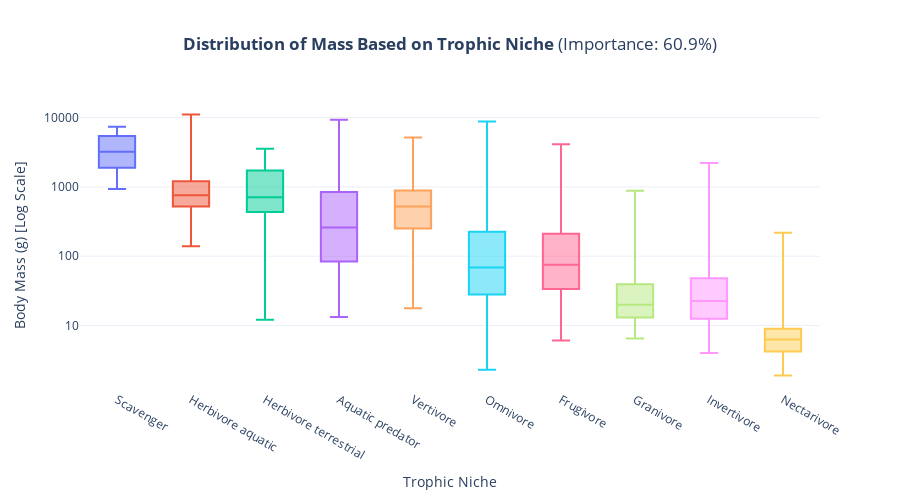
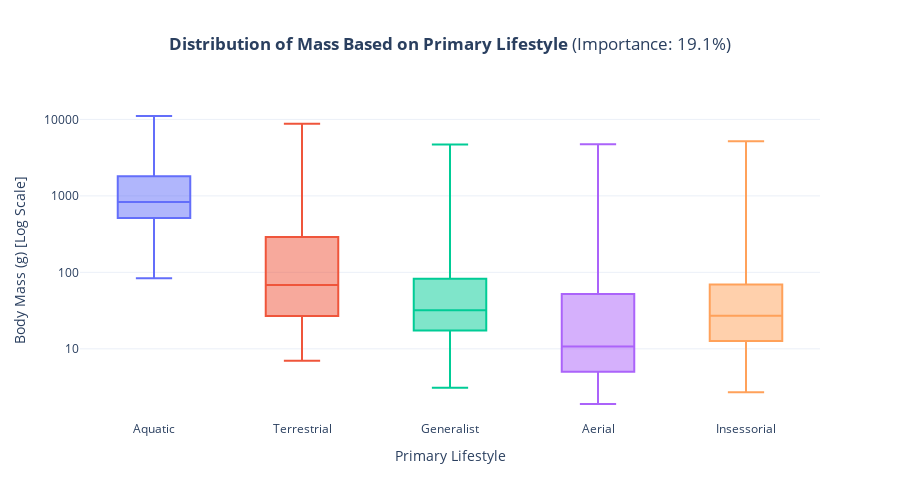
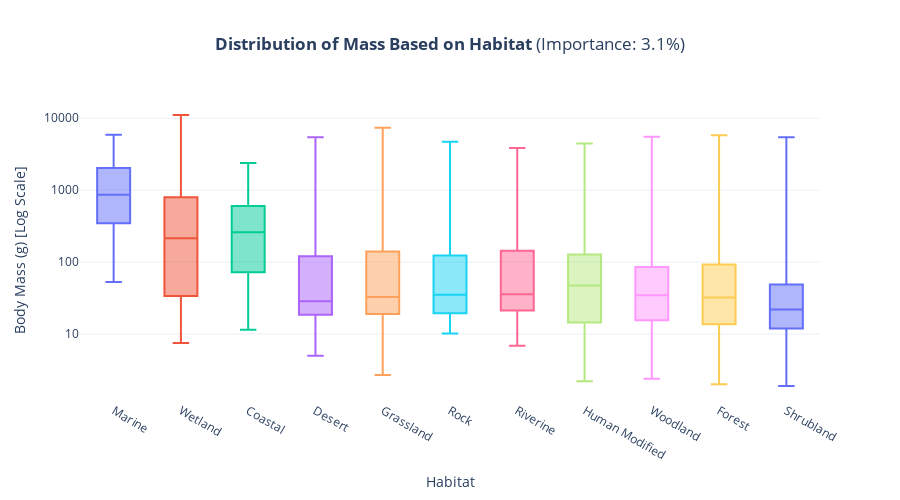
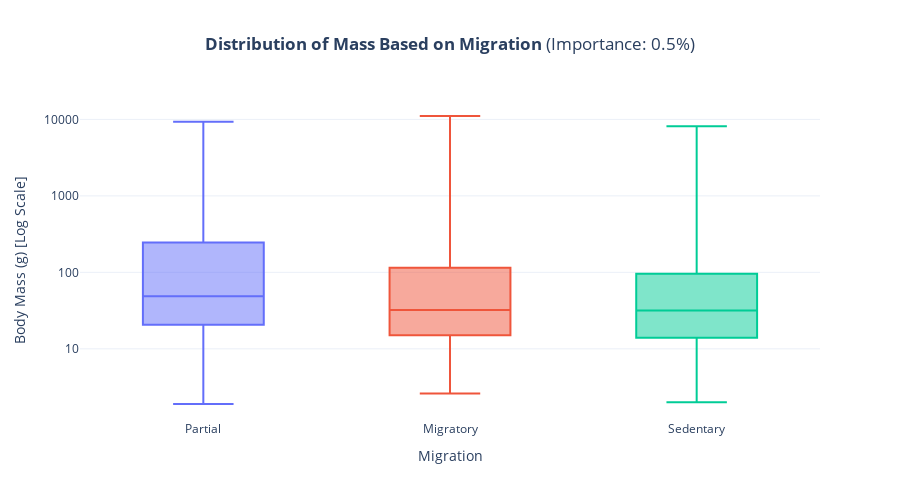

The notebook cell these images were saved under, in order:
### Code cell
for col in eco_predictors:

    if col in df_clean.columns:

        order = df_clean.groupby(col)['Mass'].mean().sort_values(ascending=False).index

        var_importance = df_grouped_imp.loc[df_grouped_imp['Feature'] == col, 'Importance']
        imp_text = f"(Importance: {var_importance.values[0]:.1%})" if not var_importance.empty else ""

        fig_eco = px.box(
            df_clean, 
            x=col, 
            y='Mass', 
            color=col,
            category_orders={col: order},
            log_y=True,
            title=f"<b>Distribution of Mass Based on {get_label(col)}</b> {imp_text}",
            labels={col: get_label(col), 'Mass': 'Body Mass (g) [Log Scale]'}, 
            points=False
        )
        
        fig_eco.update_layout(
            title_x=0.5,
            yaxis=dict(
                dtick=1, 
                tickformat=".0f"
            ),
            showlegend=False, 
            height=500,
            template="plotly_white"
        )
        fig_eco.show()

### Figure 1 — Plotly figure (JSON) as saved in the notebook; plotly's stock layout.template omitted (floating-point values rounded to 4 significant figures; data arrays with more than 128 entries replaced by an {"elided": "..."} marker saying what was removed)
{"data": [{"alignmentgroup": "True", "boxpoints": false, "hovertemplate": "Trophic Niche=%{x}<br>Body Mass (g) [Log Scale]=%{y}<extra></extra>", "legendgroup": "Scavenger", "marker": {"color": "#636efa"}, "name": "Scavenger", "notched": false, "offsetgroup": "Scavenger", "orientation": "v", "showlegend": true, "type": "box", "x": ["Scavenger", "Scavenger", "Scavenger", "Scavenger", "Scavenger", "Scavenger", "Scavenger", "Scavenger", "Scavenger", "Scavenger", "Scavenger", "Scavenger", "Scavenger", "Scavenger"], "x0": " ", "xaxis": "x", "y": [5433.0, 4385.0, 5515.0, 7400.0, 5515.0, 2043.0, 2082.0, 4470.0, 3016.0, 1518.0, 935.0, 1373.0, 1882.0, 3400.0], "y0": " ", "yaxis": "y"}, {"alignmentgroup": "True", "boxpoints": false, "hovertemplate": "Trophic Niche=%{x}<br>Body Mass (g) [Log Scale]=%{y}<extra></extra>", "legendgroup": "Herbivore aquatic", "marker": {"color": "#EF553B"}, "name": "Herbivore aquatic", "notched": false, "offsetgroup": "Herbivore aquatic", "orientation": "v", "showlegend": true, "type": "box", "x": ["Herbivore aquatic", "Herbivore aquatic", "Herbivore aquatic", "Herbivore aquatic", "Herbivore aquatic", "Herbivore aquatic", "Herbivore aquatic", "Herbivore aquatic", "Herbivore aquatic", "Herbivore aquatic", "Herbivore aquatic", "Herbivore aquatic", "Herbivore aquatic", "Herbivore aquatic", "Herbivore aquatic", "Herbivore aquatic", "Herbivore aquatic", "Herbivore aquatic", "Herbivore aquatic", "Herbivore aquatic", "Herbivore aquatic", "Herbivore aquatic", "Herbivore aquatic", "Herbivore aquatic", "Herbivore aquatic", "Herbivore aquatic", "Herbivore aquatic", "Herbivore aquatic", "Herbivore aquatic", "Herbivore aquatic", "Herbivore aquatic", "Herbivore aquatic", "Herbivore aquatic", "Herbivore aquatic", "Herbivore aquatic", "Herbivore aquatic", "Herbivore aquatic", "Herbivore aquatic", "Herbivore aquatic", "Herbivore aquatic", "Herbivore aquatic", "Herbivore aquatic", "Herbivore aquatic", "Herbivore aquatic", "Herbivore aquatic", "Herbivore aquatic", "Herbivore aquatic", "Herbivore aquatic", "Herbivore aquatic", "Herbivore aquatic", "Herbivore aquatic", "Herbivore aquatic", "Herbivore aquatic", "Herbivore aquatic", "Herbivore aquatic", "Herbivore aquatic", "Herbivore aquatic", "Herbivore aquatic", "Herbivore aquatic", "Herbivore aquatic", "Herbivore aquatic", "Herbivore aquatic", "Herbivore aquatic", "Herbivore aquatic", "Herbivore aquatic", "Herbivore aquatic", "Herbivore aquatic", "Herbivore aquatic", "Herbivore aquatic", "Herbivore aquatic", "Herbivore aquatic", "Herbivore aquatic", "Herbivore aquatic", "Herbivore aquatic"], "x0": " ", "xaxis": "x", "y": [567.0, 500.0, 434.0, 490.0, 378.5, 341.9, 558.8, 434.0, 843.4, 623.8, 959.2, 843.4, 1000.0, 1241.0, 882.8, 1008.0, 1156.0, 1076.0, 681.2, 704.6, 823.0, 701.2, 682.0, 574.0, 1202.0, 362.8, 5623.0, 11070.0, 6378.0, 9350.0, 4712.0, 10680.0, 796.2, 519.6, 538.4, 645.8, 915.6, 477.0, 1000.0, 1118.0, 266.0, 391.3, 365.0, 798.0, 642.7, 2610.0, 2610.0, 434.0, 359.4, 465.4, 595.2, 325.6, 595.2, 1496.0, 903.3, 707.5, 3150.0, 2558.0, 4400.0, 636.7, 988.0, 1040.0, 717.1, 2110.0, 826.0, 2443.0, 656.0, 644.0, 138.7, 235.1, 191.0, 1500.0, 4900.0, 2000.0], "y0": " ", "yaxis": "y"}, {"alignmentgroup": "True", "boxpoints": false, "hovertemplate": "Trophic Niche=%{x}<br>Body Mass (g) [Log Scale]=%{y}<extra></extra>", "legendgroup": "Herbivore terrestrial", "marker": {"color": "#00cc96"}, "name": "Herbivore terrestrial", "notched": false, "offsetgroup": "Herbivore terrestrial", "orientation": "v", "showlegend": true, "type": "box", "x": ["Herbivore terrestrial", "Herbivore terrestrial", "Herbivore terrestrial", "Herbivore terrestrial", "Herbivore terrestrial", "Herbivore terrestrial", "Herbivore terrestrial", "Herbivore terrestrial", "Herbivore terrestrial", "Herbivore terrestrial", "Herbivore terrestrial", "Herbivore terrestrial", "Herbivore terrestrial", "Herbivore terrestrial", "Herbivore terrestrial", "Herbivore terrestrial", "Herbivore terrestrial", "Herbivore terrestrial", "Herbivore terrestrial", "Herbivore terrestrial", "Herbivore terrestrial", "Herbivore terrestrial", "Herbivore terrestrial", "Herbivore terrestrial", "Herbivore terrestrial", "Herbivore terrestrial", "Herbivore terrestrial", "Herbivore terrestrial", "Herbivore terrestrial", "Herbivore terrestrial", "Herbivore terrestrial", "Herbivore terrestrial", "Herbivore terrestrial", "Herbivore terrestrial", "Herbivore terrestrial", "Herbivore terrestrial", "Herbivore terrestrial", "Herbivore terrestrial", "Herbivore terrestrial", "Herbivore terrestrial", "Herbivore terrestrial", "Herbivore terrestrial", "Herbivore terrestrial", "Herbivore terrestrial", "Herbivore terrestrial", "Herbivore terrestrial", "Herbivore terrestrial", "Herbivore terrestrial", "Herbivore terrestrial", "Herbivore terrestrial", "Herbivore terrestrial", "Herbivore terrestrial", "Herbivore terrestrial", "Herbivore terrestrial", "Herbivore terrestrial", "Herbivore terrestrial", "Herbivore terrestrial", "Herbivore terrestrial", "Herbivore terrestrial", "Herbivore terrestrial", "Herbivore terrestrial", "Herbivore terrestrial", "Herbivore terrestrial", "Herbivore terrestrial", "Herbivore terrestrial", "Herbivore terrestrial", "Herbivore terrestrial", "Herbivore terrestrial", "Herbivore terrestrial", "Herbivore terrestrial", "Herbivore terrestrial", "Herbivore terrestrial", "Herbivore terrestrial", "Herbivore terrestrial", "Herbivore terrestrial", "Herbivore terrestrial", "Herbivore terrestrial", "Herbivore terrestrial", "Herbivore terrestrial", "Herbivore terrestrial", "Herbivore terrestrial", "Herbivore terrestrial", "Herbivore terrestrial", "Herbivore terrestrial", "Herbivore terrestrial", "Herbivore terrestrial", "Herbivore terrestrial"], "x0": " ", "xaxis": "x", "y": [3302.0, 3512.0, 1756.0, 2755.0, 2213.0, 1636.0, 1278.0, 2812.0, 2812.0, 1226.0, 3560.0, 807.5, 2282.0, 2037.0, 2880.0, 2007.0, 1520.0, 755.3, 790.0, 1250.0, 311.0, 340.0, 115.0, 53.1, 594.1, 541.4, 614.8, 441.0, 527.9, 429.0, 267.3, 530.9, 1437.0, 1902.0, 1902.0, 555.2, 2075.0, 2075.0, 1047.0, 1047.0, 473.7, 685.6, 473.7, 566.9, 355.0, 535.3, 567.3, 3008.0, 814.0, 1069.0, 454.8, 544.1, 1198.0, 532.0, 508.1, 706.1, 449.5, 389.7, 478.3, 430.9, 478.3, 2752.0, 2717.0, 2508.0, 1831.0, 2428.0, 1489.0, 855.4, 1053.0, 1613.0, 1417.0, 1163.0, 882.4, 696.0, 39.8, 47.0, 40.5, 35.5, 50.8, 149.0, 13.4, 15.0, 12.2, 12.1, 13.8, 14.0, 343.7], "y0": " ", "yaxis": "y"}, {"alignmentgroup": "True", "boxpoints": false, "hovertemplate": "Trophic Niche=%{x}<br>Body Mass (g) [Log Scale]=%{y}<extra></extra>", "legendgroup": "Aquatic predator", "marker": {"color": "#ab63fa"}, "name": "Aquatic predator", "notched": false, "offsetgroup": "Aquatic predator", "orientation": "v", "showlegend": true, "type": "box", "x": {"elided": "523 str values"}, "x0": " ", "xaxis": "x", "y": {"elided": "523 float values"}, "y0": " ", "yaxis": "y"}, {"alignmentgroup": "True", "boxpoints": false, "hovertemplate": "Trophic Niche=%{x}<br>Body Mass (g) [Log Scale]=%{y}<extra></extra>", "legendgroup": "Vertivore", "marker": {"color": "#FFA15A"}, "name": "Vertivore", "notched": false, "offsetgroup": "Vertivore", "orientation": "v", "showlegend": true, "type": "box", "x": {"elided": "289 str values"}, "x0": " ", "xaxis": "x", "y": {"elided": "289 float values"}, "y0": " ", "yaxis": "y"}, {"alignmentgroup": "True", "boxpoints": false, "hovertemplate": "Trophic Niche=%{x}<br>Body Mass (g) [Log Scale]=%{y}<extra></extra>", "legendgroup": "Omnivore", "marker": {"color": "#19d3f3"}, "name": "Omnivore", "notched": false, "offsetgroup": "Omnivore", "orientation": "v", "showlegend": true, "type": "box", "x": {"elided": "1741 str values"}, "x0": " ", "xaxis": "x", "y": {"elided": "1741 float values"}, "y0": " ", "yaxis": "y"}, {"alignmentgroup": "True", "boxpoints": false, "hovertemplate": "Trophic Niche=%{x}<br>Body Mass (g) [Log Scale]=%{y}<extra></extra>", "legendgroup": "Frugivore", "marker": {"color": "#FF6692"}, "name": "Frugivore", "notched": false, "offsetgroup": "Frugivore", "orientation": "v", "showlegend": true, "type": "box", "x": {"elided": "1054 str values"}, "x0": " ", "xaxis": "x", "y": {"elided": "1054 float values"}, "y0": " ", "yaxis": "y"}, {"alignmentgroup": "True", "boxpoints": false, "hovertemplate": "Trophic Niche=%{x}<br>Body Mass (g) [Log Scale]=%{y}<extra></extra>", "legendgroup": "Granivore", "marker": {"color": "#B6E880"}, "name": "Granivore", "notched": false, "offsetgroup": "Granivore", "orientation": "v", "showlegend": true, "type": "box", "x": {"elided": "650 str values"}, "x0": " ", "xaxis": "x", "y": {"elided": "650 float values"}, "y0": " ", "yaxis": "y"}, {"alignmentgroup": "True", "boxpoints": false, "hovertemplate": "Trophic Niche=%{x}<br>Body Mass (g) [Log Scale]=%{y}<extra></extra>", "legendgroup": "Invertivore", "marker": {"color": "#FF97FF"}, "name": "Invertivore", "notched": false, "offsetgroup": "Invertivore", "orientation": "v", "showlegend": true, "type": "box", "x": {"elided": "4895 str values"}, "x0": " ", "xaxis": "x", "y": {"elided": "4895 float values"}, "y0": " ", "yaxis": "y"}, {"alignmentgroup": "True", "boxpoints": false, "hovertemplate": "Trophic Niche=%{x}<br>Body Mass (g) [Log Scale]=%{y}<extra></extra>", "legendgroup": "Nectarivore", "marker": {"color": "#FECB52"}, "name": "Nectarivore", "notched": false, "offsetgroup": "Nectarivore", "orientation": "v", "showlegend": true, "type": "box", "x": {"elided": "504 str values"}, "x0": " ", "xaxis": "x", "y": {"elided": "504 float values"}, "y0": " ", "yaxis": "y"}], "layout": {"boxmode": "overlay", "height": 500, "legend": {"title": {"text": "Trophic Niche"}, "tracegroupgap": 0}, "showlegend": false, "title": {"text": "<b>Distribution of Mass Based on Trophic Niche</b> (Importance: 60.9%)", "x": 0.5}, "xaxis": {"anchor": "y", "categoryarray": ["Scavenger", "Herbivore aquatic", "Herbivore terrestrial", "Aquatic predator", "Vertivore", "Omnivore", "Frugivore", "Granivore", "Invertivore", "Nectarivore"], "categoryorder": "array", "domain": [0, 1], "title": {"text": "Trophic Niche"}}, "yaxis": {"anchor": "x", "domain": [0, 1], "dtick": 1, "tickformat": ".0f", "title": {"text": "Body Mass (g) [Log Scale]"}, "type": "log"}}}

### Figure 2 — Plotly figure (JSON) as saved in the notebook; plotly's stock layout.template omitted (floating-point values rounded to 4 significant figures; data arrays with more than 128 entries replaced by an {"elided": "..."} marker saying what was removed)
{"data": [{"alignmentgroup": "True", "boxpoints": false, "hovertemplate": "Primary Lifestyle=%{x}<br>Body Mass (g) [Log Scale]=%{y}<extra></extra>", "legendgroup": "Aquatic", "marker": {"color": "#636efa"}, "name": "Aquatic", "notched": false, "offsetgroup": "Aquatic", "orientation": "v", "showlegend": true, "type": "box", "x": {"elided": "187 str values"}, "x0": " ", "xaxis": "x", "y": {"elided": "187 float values"}, "y0": " ", "yaxis": "y"}, {"alignmentgroup": "True", "boxpoints": false, "hovertemplate": "Primary Lifestyle=%{x}<br>Body Mass (g) [Log Scale]=%{y}<extra></extra>", "legendgroup": "Terrestrial", "marker": {"color": "#EF553B"}, "name": "Terrestrial", "notched": false, "offsetgroup": "Terrestrial", "orientation": "v", "showlegend": true, "type": "box", "x": {"elided": "2146 str values"}, "x0": " ", "xaxis": "x", "y": {"elided": "2146 float values"}, "y0": " ", "yaxis": "y"}, {"alignmentgroup": "True", "boxpoints": false, "hovertemplate": "Primary Lifestyle=%{x}<br>Body Mass (g) [Log Scale]=%{y}<extra></extra>", "legendgroup": "Generalist", "marker": {"color": "#00cc96"}, "name": "Generalist", "notched": false, "offsetgroup": "Generalist", "orientation": "v", "showlegend": true, "type": "box", "x": {"elided": "847 str values"}, "x0": " ", "xaxis": "x", "y": {"elided": "847 float values"}, "y0": " ", "yaxis": "y"}, {"alignmentgroup": "True", "boxpoints": false, "hovertemplate": "Primary Lifestyle=%{x}<br>Body Mass (g) [Log Scale]=%{y}<extra></extra>", "legendgroup": "Aerial", "marker": {"color": "#ab63fa"}, "name": "Aerial", "notched": false, "offsetgroup": "Aerial", "orientation": "v", "showlegend": true, "type": "box", "x": {"elided": "671 str values"}, "x0": " ", "xaxis": "x", "y": {"elided": "671 float values"}, "y0": " ", "yaxis": "y"}, {"alignmentgroup": "True", "boxpoints": false, "hovertemplate": "Primary Lifestyle=%{x}<br>Body Mass (g) [Log Scale]=%{y}<extra></extra>", "legendgroup": "Insessorial", "marker": {"color": "#FFA15A"}, "name": "Insessorial", "notched": false, "offsetgroup": "Insessorial", "orientation": "v", "showlegend": true, "type": "box", "x": {"elided": "5980 str values"}, "x0": " ", "xaxis": "x", "y": {"elided": "5980 float values"}, "y0": " ", "yaxis": "y"}], "layout": {"boxmode": "overlay", "height": 500, "legend": {"title": {"text": "Primary Lifestyle"}, "tracegroupgap": 0}, "showlegend": false, "title": {"text": "<b>Distribution of Mass Based on Primary Lifestyle</b> (Importance: 19.1%)", "x": 0.5}, "xaxis": {"anchor": "y", "categoryarray": ["Aquatic", "Terrestrial", "Generalist", "Aerial", "Insessorial"], "categoryorder": "array", "domain": [0, 1], "title": {"text": "Primary Lifestyle"}}, "yaxis": {"anchor": "x", "domain": [0, 1], "dtick": 1, "tickformat": ".0f", "title": {"text": "Body Mass (g) [Log Scale]"}, "type": "log"}}}

### Figure 3 — Plotly figure (JSON) as saved in the notebook; plotly's stock layout.template omitted (floating-point values rounded to 4 significant figures; data arrays with more than 128 entries replaced by an {"elided": "..."} marker saying what was removed)
{"data": [{"alignmentgroup": "True", "boxpoints": false, "hovertemplate": "Habitat=%{x}<br>Body Mass (g) [Log Scale]=%{y}<extra></extra>", "legendgroup": "Marine", "marker": {"color": "#636efa"}, "name": "Marine", "notched": false, "offsetgroup": "Marine", "orientation": "v", "showlegend": true, "type": "box", "x": ["Marine", "Marine", "Marine", "Marine", "Marine", "Marine", "Marine", "Marine", "Marine", "Marine", "Marine", "Marine", "Marine", "Marine", "Marine", "Marine", "Marine", "Marine", "Marine", "Marine", "Marine", "Marine", "Marine", "Marine", "Marine", "Marine", "Marine", "Marine", "Marine", "Marine", "Marine", "Marine", "Marine", "Marine", "Marine", "Marine", "Marine", "Marine", "Marine", "Marine", "Marine", "Marine", "Marine", "Marine", "Marine", "Marine", "Marine", "Marine", "Marine", "Marine", "Marine", "Marine", "Marine", "Marine", "Marine", "Marine", "Marine", "Marine", "Marine", "Marine", "Marine", "Marine", "Marine", "Marine", "Marine", "Marine", "Marine", "Marine", "Marine", "Marine", "Marine", "Marine", "Marine", "Marine", "Marine", "Marine", "Marine", "Marine", "Marine", "Marine", "Marine", "Marine", "Marine", "Marine"], "x0": " ", "xaxis": "x", "y": [1483.0, 2282.0, 2061.0, 1617.0, 3450.0, 2822.0, 4738.0, 259.4, 84.0, 112.0, 220.0, 530.0, 593.0, 774.4, 536.1, 184.0, 151.0, 72.2, 53.0, 177.8, 687.0, 307.4, 451.7, 344.0, 922.8, 523.5, 550.0, 129.2, 1368.0, 1347.0, 287.9, 750.0, 3188.0, 61.5, 89.1, 407.0, 609.0, 388.0, 99.0, 409.0, 394.0, 147.1, 394.0, 176.0, 501.0, 173.7, 214.0, 192.8, 364.0, 497.0, 350.8, 3905.0, 3038.0, 4243.0, 5889.0, 5326.0, 4848.0, 3130.0, 4105.0, 1922.0, 1473.0, 804.3, 1490.0, 1764.0, 1897.0, 2220.0, 2000.0, 1483.0, 2073.0, 2000.0, 762.2, 1806.0, 3017.0, 1212.0, 2802.0, 1042.0, 1515.0, 1944.0, 1560.0, 1185.0, 1844.0, 2224.0, 2118.0, 2643.0], "y0": " ", "yaxis": "y"}, {"alignmentgroup": "True", "boxpoints": false, "hovertemplate": "Habitat=%{x}<br>Body Mass (g) [Log Scale]=%{y}<extra></extra>", "legendgroup": "Wetland", "marker": {"color": "#EF553B"}, "name": "Wetland", "notched": false, "offsetgroup": "Wetland", "orientation": "v", "showlegend": true, "type": "box", "x": {"elided": "592 str values"}, "x0": " ", "xaxis": "x", "y": {"elided": "592 float values"}, "y0": " ", "yaxis": "y"}, {"alignmentgroup": "True", "boxpoints": false, "hovertemplate": "Habitat=%{x}<br>Body Mass (g) [Log Scale]=%{y}<extra></extra>", "legendgroup": "Coastal", "marker": {"color": "#00cc96"}, "name": "Coastal", "notched": false, "offsetgroup": "Coastal", "orientation": "v", "showlegend": true, "type": "box", "x": ["Coastal", "Coastal", "Coastal", "Coastal", "Coastal", "Coastal", "Coastal", "Coastal", "Coastal", "Coastal", "Coastal", "Coastal", "Coastal", "Coastal", "Coastal", "Coastal", "Coastal", "Coastal", "Coastal", "Coastal", "Coastal", "Coastal", "Coastal", "Coastal", "Coastal", "Coastal", "Coastal", "Coastal", "Coastal", "Coastal", "Coastal", "Coastal", "Coastal", "Coastal", "Coastal", "Coastal", "Coastal", "Coastal", "Coastal", "Coastal", "Coastal", "Coastal", "Coastal", "Coastal", "Coastal", "Coastal", "Coastal", "Coastal", "Coastal", "Coastal", "Coastal", "Coastal", "Coastal", "Coastal", "Coastal", "Coastal", "Coastal", "Coastal", "Coastal", "Coastal", "Coastal", "Coastal", "Coastal", "Coastal", "Coastal", "Coastal", "Coastal", "Coastal", "Coastal", "Coastal", "Coastal", "Coastal", "Coastal", "Coastal"], "x0": " ", "xaxis": "x", "y": [1147.0, 42.3, 146.0, 42.3, 42.3, 48.3, 54.4, 42.3, 146.0, 42.0, 37.4, 11.5, 61.0, 325.0, 91.9, 598.7, 526.0, 819.0, 618.0, 613.9, 692.0, 526.0, 601.5, 94.7, 218.3, 218.3, 118.0, 1091.0, 1112.0, 683.4, 412.5, 516.3, 380.0, 762.4, 281.0, 1056.0, 693.3, 292.0, 500.0, 1529.0, 1379.0, 256.0, 269.0, 280.0, 110.0, 90.0, 57.0, 60.0, 72.3, 260.0, 84.1, 136.0, 126.2, 51.7, 141.9, 58.1, 31.7, 201.0, 158.0, 245.7, 2393.0, 259.4, 342.0, 284.6, 63.2, 63.2, 17.8, 1060.0, 2024.0, 312.0, 259.0, 502.0, 1228.0, 1941.0], "y0": " ", "yaxis": "y"}, {"alignmentgroup": "True", "boxpoints": false, "hovertemplate": "Habitat=%{x}<br>Body Mass (g) [Log Scale]=%{y}<extra></extra>", "legendgroup": "Desert", "marker": {"color": "#ab63fa"}, "name": "Desert", "notched": false, "offsetgroup": "Desert", "orientation": "v", "showlegend": true, "type": "box", "x": ["Desert", "Desert", "Desert", "Desert", "Desert", "Desert", "Desert", "Desert", "Desert", "Desert", "Desert", "Desert", "Desert", "Desert", "Desert", "Desert", "Desert", "Desert", "Desert", "Desert", "Desert", "Desert", "Desert", "Desert", "Desert", "Desert", "Desert", "Desert", "Desert", "Desert", "Desert", "Desert", "Desert", "Desert", "Desert", "Desert", "Desert", "Desert", "Desert", "Desert", "Desert", "Desert", "Desert", "Desert", "Desert", "Desert", "Desert", "Desert", "Desert", "Desert", "Desert", "Desert", "Desert", "Desert", "Desert", "Desert", "Desert", "Desert", "Desert", "Desert", "Desert", "Desert", "Desert", "Desert", "Desert", "Desert", "Desert", "Desert", "Desert", "Desert"], "x0": " ", "xaxis": "x", "y": [42.4, 77.3, 66.3, 77.1, 138.0, 138.0, 87.5, 202.0, 49.3, 189.7, 1501.0, 1501.0, 1107.0, 4099.0, 5440.0, 43.7, 18.5, 24.1, 18.1, 23.8, 21.4, 30.4, 28.1, 20.5, 20.5, 29.2, 49.1, 13.5, 19.0, 18.5, 17.0, 524.0, 573.5, 130.5, 120.5, 91.1, 87.5, 15.1, 10.4, 9.8, 19.6, 21.5, 20.8, 20.8, 15.4, 15.4, 25.5, 45.3, 5.0, 17.5, 27.9, 30.2, 21.6, 19.6, 21.6, 7.8, 18.4, 31.3, 28.9, 18.0, 27.4, 7.0, 8.7, 8.7, 103.7, 300.0, 177.0, 263.4, 343.7, 2100.0], "y0": " ", "yaxis": "y"}, {"alignmentgroup": "True", "boxpoints": false, "hovertemplate": "Habitat=%{x}<br>Body Mass (g) [Log Scale]=%{y}<extra></extra>", "legendgroup": "Grassland", "marker": {"color": "#FFA15A"}, "name": "Grassland", "notched": false, "offsetgroup": "Grassland", "orientation": "v", "showlegend": true, "type": "box", "x": {"elided": "754 str values"}, "x0": " ", "xaxis": "x", "y": {"elided": "754 float values"}, "y0": " ", "yaxis": "y"}, {"alignmentgroup": "True", "boxpoints": false, "hovertemplate": "Habitat=%{x}<br>Body Mass (g) [Log Scale]=%{y}<extra></extra>", "legendgroup": "Rock", "marker": {"color": "#19d3f3"}, "name": "Rock", "notched": false, "offsetgroup": "Rock", "orientation": "v", "showlegend": true, "type": "box", "x": ["Rock", "Rock", "Rock", "Rock", "Rock", "Rock", "Rock", "Rock", "Rock", "Rock", "Rock", "Rock", "Rock", "Rock", "Rock", "Rock", "Rock", "Rock", "Rock", "Rock", "Rock", "Rock", "Rock", "Rock", "Rock", "Rock", "Rock", "Rock", "Rock", "Rock", "Rock", "Rock", "Rock", "Rock", "Rock", "Rock", "Rock", "Rock", "Rock", "Rock", "Rock", "Rock", "Rock", "Rock", "Rock", "Rock", "Rock", "Rock", "Rock", "Rock", "Rock", "Rock", "Rock", "Rock", "Rock", "Rock", "Rock", "Rock", "Rock", "Rock", "Rock", "Rock", "Rock", "Rock", "Rock", "Rock", "Rock", "Rock", "Rock", "Rock", "Rock", "Rock", "Rock", "Rock", "Rock", "Rock", "Rock", "Rock", "Rock", "Rock", "Rock", "Rock", "Rock", "Rock", "Rock", "Rock", "Rock", "Rock", "Rock", "Rock", "Rock", "Rock", "Rock", "Rock", "Rock", "Rock", "Rock", "Rock", "Rock", "Rock", "Rock", "Rock", "Rock", "Rock", "Rock", "Rock", "Rock", "Rock", "Rock", "Rock", "Rock", "Rock", "Rock", "Rock", "Rock", "Rock", "Rock", "Rock", "Rock"], "x0": " ", "xaxis": "x", "y": [1936.0, 4195.0, 4729.0, 13.4, 19.9, 11.3, 11.0, 13.4, 32.1, 42.8, 42.8, 32.5, 41.9, 100.4, 48.0, 79.0, 35.7, 62.7, 284.0, 245.4, 124.3, 159.0, 273.9, 250.0, 254.7, 193.0, 416.3, 594.1, 541.4, 60.5, 2508.0, 1831.0, 14.3, 55.0, 14.2, 14.2, 894.0, 1135.0, 211.0, 276.7, 21.2, 23.4, 13.0, 14.8, 14.8, 13.0, 11.4, 10.6, 43.2, 28.9, 30.4, 11.5, 65.0, 64.5, 18.0, 15.0, 13.0, 21.1, 10.2, 21.1, 20.4, 28.3, 23.2, 28.9, 35.1, 25.3, 22.4, 35.0, 24.0, 50.3, 53.7, 33.1, 25.2, 22.7, 27.4, 12.7, 41.0, 15.2, 19.4, 16.0, 22.7, 16.5, 39.8, 35.1, 54.5, 45.4, 22.3, 40.0, 36.9, 30.2, 24.3, 22.5, 15.9, 26.5, 35.2, 17.6, 137.3, 100.0, 132.9, 102.4, 39.8, 160.0, 122.7, 15.8, 12.0, 16.4, 45.6, 30.6, 30.6, 18.6, 12.8, 1202.0, 120.0, 645.0, 1100.0, 2668.0, 500.0, 219.0, 219.0], "y0": " ", "yaxis": "y"}, {"alignmentgroup": "True", "boxpoints": false, "hovertemplate": "Habitat=%{x}<br>Body Mass (g) [Log Scale]=%{y}<extra></extra>", "legendgroup": "Riverine", "marker": {"color": "#FF6692"}, "name": "Riverine", "notched": false, "offsetgroup": "Riverine", "orientation": "v", "showlegend": true, "type": "box", "x": ["Riverine", "Riverine", "Riverine", "Riverine", "Riverine", "Riverine", "Riverine", "Riverine", "Riverine", "Riverine", "Riverine", "Riverine", "Riverine", "Riverine", "Riverine", "Riverine", "Riverine", "Riverine", "Riverine", "Riverine", "Riverine", "Riverine", "Riverine", "Riverine", "Riverine", "Riverine", "Riverine", "Riverine", "Riverine", "Riverine", "Riverine", "Riverine", "Riverine", "Riverine", "Riverine", "Riverine", "Riverine", "Riverine", "Riverine", "Riverine", "Riverine", "Riverine", "Riverine", "Riverine", "Riverine", "Riverine", "Riverine", "Riverine", "Riverine", "Riverine", "Riverine", "Riverine", "Riverine", "Riverine", "Riverine", "Riverine", "Riverine", "Riverine", "Riverine", "Riverine", "Riverine", "Riverine", "Riverine", "Riverine", "Riverine", "Riverine", "Riverine", "Riverine", "Riverine", "Riverine", "Riverine", "Riverine", "Riverine", "Riverine", "Riverine", "Riverine", "Riverine", "Riverine", "Riverine", "Riverine", "Riverine", "Riverine", "Riverine", "Riverine", "Riverine", "Riverine", "Riverine", "Riverine", "Riverine", "Riverine", "Riverine", "Riverine", "Riverine"], "x0": " ", "xaxis": "x", "y": [830.0, 1451.0, 983.0, 1250.0, 324.0, 1496.0, 35.8, 52.3, 790.0, 57.6, 59.4, 28.3, 62.7, 75.8, 143.0, 37.4, 39.8, 294.0, 230.2, 235.0, 164.0, 297.7, 153.0, 209.0, 46.4, 31.1, 43.1, 62.5, 43.1, 17.8, 34.9, 21.5, 17.8, 21.5, 13.8, 126.4, 33.7, 52.1, 17.9, 84.0, 148.0, 271.0, 317.0, 66.1, 37.3, 696.0, 61.5, 44.0, 56.7, 76.0, 37.6, 30.7, 22.0, 11.2, 13.0, 14.1, 13.3, 26.0, 10.8, 15.2, 12.7, 17.7, 11.1, 27.0, 17.2, 22.5, 30.5, 22.7, 34.8, 25.5, 31.0, 17.8, 33.0, 23.0, 20.3, 30.0, 38.5, 24.5, 24.5, 19.8, 19.8, 25.3, 30.4, 6.9, 14.7, 13.4, 8.3, 10.0, 527.0, 850.0, 802.0, 3850.0, 2315.0], "y0": " ", "yaxis": "y"}, {"alignmentgroup": "True", "boxpoints": false, "hovertemplate": "Habitat=%{x}<br>Body Mass (g) [Log Scale]=%{y}<extra></extra>", "legendgroup": "Human Modified", "marker": {"color": "#B6E880"}, "name": "Human Modified", "notched": false, "offsetgroup": "Human Modified", "orientation": "v", "showlegend": true, "type": "box", "x": ["Human Modified", "Human Modified", "Human Modified", "Human Modified", "Human Modified", "Human Modified", "Human Modified", "Human Modified", "Human Modified", "Human Modified", "Human Modified", "Human Modified", "Human Modified", "Human Modified", "Human Modified", "Human Modified", "Human Modified", "Human Modified", "Human Modified", "Human Modified", "Human Modified", "Human Modified", "Human Modified", "Human Modified", "Human Modified", "Human Modified", "Human Modified", "Human Modified", "Human Modified", "Human Modified", "Human Modified", "Human Modified", "Human Modified", "Human Modified", "Human Modified", "Human Modified", "Human Modified", "Human Modified", "Human Modified", "Human Modified", "Human Modified", "Human Modified", "Human Modified", "Human Modified", "Human Modified", "Human Modified", "Human Modified", "Human Modified", "Human Modified", "Human Modified", "Human Modified", "Human Modified", "Human Modified", "Human Modified", "Human Modified", "Human Modified", "Human Modified", "Human Modified", "Human Modified", "Human Modified", "Human Modified", "Human Modified", "Human Modified", "Human Modified", "Human Modified", "Human Modified", "Human Modified", "Human Modified", "Human Modified", "Human Modified", "Human Modified", "Human Modified", "Human Modified", "Human Modified", "Human Modified", "Human Modified", "Human Modified", "Human Modified", "Human Modified", "Human Modified", "Human Modified", "Human Modified", "Human Modified", "Human Modified", "Human Modified", "Human Modified", "Human Modified", "Human Modified", "Human Modified", "Human Modified", "Human Modified", "Human Modified", "Human Modified", "Human Modified", "Human Modified", "Human Modified", "Human Modified", "Human Modified", "Human Modified", "Human Modified", "Human Modified", "Human Modified", "Human Modified", "Human Modified", "Human Modified", "Human Modified", "Human Modified", "Human Modified", "Human Modified", "Human Modified", "Human Modified", "Human Modified", "Human Modified"], "x0": " ", "xaxis": "x", "y": [346.0, 4470.0, 22.6, 37.6, 29.8, 18.3, 23.6, 28.1, 58.5, 8.9, 6.7, 3.7, 2.8, 2.4, 2.7, 2.3, 3.0, 2.7, 2.4, 2.4, 2.2, 5.2, 4.0, 4.0, 1518.0, 1882.0, 151.3, 354.2, 50.1, 47.5, 47.0, 52.9, 46.0, 149.0, 149.0, 110.2, 118.9, 93.0, 91.4, 91.4, 157.5, 157.5, 110.1, 82.0, 141.0, 48.4, 171.9, 96.3, 1120.0, 918.8, 126.0, 17.5, 448.8, 570.0, 246.0, 292.6, 200.0, 217.5, 217.5, 48.4, 24.8, 17.1, 14.5, 14.5, 13.0, 17.9, 15.9, 39.6, 9.7, 62.5, 36.9, 47.5, 86.4, 63.0, 160.5, 72.2, 23.9, 26.5, 28.3, 34.2, 116.4, 77.1, 27.0, 23.3, 12.5, 25.9, 54.9, 54.9, 54.9, 10.6, 8.7, 8.7, 20.2, 12.0, 8.5, 9.9, 9.6, 6.6, 62.9, 39.3, 37.4, 28.7, 13.0, 366.0, 126.5, 1492.0, 1250.0, 120.0, 120.0, 112.0, 168.9, 132.0, 132.0], "y0": " ", "yaxis": "y"}, {"alignmentgroup": "True", "boxpoints": false, "hovertemplate": "Habitat=%{x}<br>Body Mass (g) [Log Scale]=%{y}<extra></extra>", "legendgroup": "Woodland", "marker": {"color": "#FF97FF"}, "name": "Woodland", "notched": false, "offsetgroup": "Woodland", "orientation": "v", "showlegend": true, "type": "box", "x": {"elided": "879 str values"}, "x0": " ", "xaxis": "x", "y": {"elided": "879 float values"}, "y0": " ", "yaxis": "y"}, {"alignmentgroup": "True", "boxpoints": false, "hovertemplate": "Habitat=%{x}<br>Body Mass (g) [Log Scale]=%{y}<extra></extra>", "legendgroup": "Forest", "marker": {"color": "#FECB52"}, "name": "Forest", "notched": false, "offsetgroup": "Forest", "orientation": "v", "showlegend": true, "type": "box", "x": {"elided": "5728 str values"}, "x0": " ", "xaxis": "x", "y": {"elided": "5728 float values"}, "y0": " ", "yaxis": "y"}, {"alignmentgroup": "True", "boxpoints": false, "hovertemplate": "Habitat=%{x}<br>Body Mass (g) [Log Scale]=%{y}<extra></extra>", "legendgroup": "Shrubland", "marker": {"color": "#636efa"}, "name": "Shrubland", "notched": false, "offsetgroup": "Shrubland", "orientation": "v", "showlegend": true, "type": "box", "x": {"elided": "1325 str values"}, "x0": " ", "xaxis": "x", "y": {"elided": "1325 float values"}, "y0": " ", "yaxis": "y"}], "layout": {"boxmode": "overlay", "height": 500, "legend": {"title": {"text": "Habitat"}, "tracegroupgap": 0}, "showlegend": false, "title": {"text": "<b>Distribution of Mass Based on Habitat</b> (Importance: 3.1%)", "x": 0.5}, "xaxis": {"anchor": "y", "categoryarray": ["Marine", "Wetland", "Coastal", "Desert", "Grassland", "Rock", "Riverine", "Human Modified", "Woodland", "Forest", "Shrubland"], "categoryorder": "array", "domain": [0, 1], "title": {"text": "Habitat"}}, "yaxis": {"anchor": "x", "domain": [0, 1], "dtick": 1, "tickformat": ".0f", "title": {"text": "Body Mass (g) [Log Scale]"}, "type": "log"}}}

### Figure 4 — Plotly figure (JSON) as saved in the notebook; plotly's stock layout.template omitted (floating-point values rounded to 4 significant figures; data arrays with more than 128 entries replaced by an {"elided": "..."} marker saying what was removed)
{"data": [{"alignmentgroup": "True", "boxpoints": false, "hovertemplate": "Migration=%{x}<br>Body Mass (g) [Log Scale]=%{y}<extra></extra>", "legendgroup": "Partial", "marker": {"color": "#636efa"}, "name": "Partial", "notched": false, "offsetgroup": "Partial", "orientation": "v", "showlegend": true, "type": "box", "x": {"elided": "985 str values"}, "x0": " ", "xaxis": "x", "y": {"elided": "985 float values"}, "y0": " ", "yaxis": "y"}, {"alignmentgroup": "True", "boxpoints": false, "hovertemplate": "Migration=%{x}<br>Body Mass (g) [Log Scale]=%{y}<extra></extra>", "legendgroup": "Migratory", "marker": {"color": "#EF553B"}, "name": "Migratory", "notched": false, "offsetgroup": "Migratory", "orientation": "v", "showlegend": true, "type": "box", "x": {"elided": "844 str values"}, "x0": " ", "xaxis": "x", "y": {"elided": "844 float values"}, "y0": " ", "yaxis": "y"}, {"alignmentgroup": "True", "boxpoints": false, "hovertemplate": "Migration=%{x}<br>Body Mass (g) [Log Scale]=%{y}<extra></extra>", "legendgroup": "Sedentary", "marker": {"color": "#00cc96"}, "name": "Sedentary", "notched": false, "offsetgroup": "Sedentary", "orientation": "v", "showlegend": true, "type": "box", "x": {"elided": "8002 str values"}, "x0": " ", "xaxis": "x", "y": {"elided": "8002 float values"}, "y0": " ", "yaxis": "y"}], "layout": {"boxmode": "overlay", "height": 500, "legend": {"title": {"text": "Migration"}, "tracegroupgap": 0}, "showlegend": false, "title": {"text": "<b>Distribution of Mass Based on Migration</b> (Importance: 0.5%)", "x": 0.5}, "xaxis": {"anchor": "y", "categoryarray": ["Partial", "Migratory", "Sedentary"], "categoryorder": "array", "domain": [0, 1], "title": {"text": "Migration"}}, "yaxis": {"anchor": "x", "domain": [0, 1], "dtick": 1, "tickformat": ".0f", "title": {"text": "Body Mass (g) [Log Scale]"}, "type": "log"}}}
